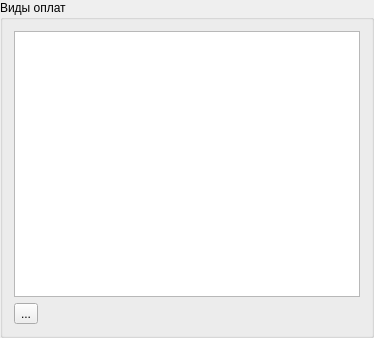
<?xml version="1.0" encoding="UTF-8"?>
<ui version="4.0">
 <class>PaytypeForm</class>
 <widget class="QGroupBox" name="PaytypeForm">
  <property name="geometry">
   <rect>
    <x>0</x>
    <y>0</y>
    <width>374</width>
    <height>338</height>
   </rect>
  </property>
  <property name="windowTitle">
   <string>GroupBox</string>
  </property>
  <property name="title">
   <string>Виды оплат</string>
  </property>
  <layout class="QGridLayout" name="gridLayout">
   <item row="0" column="0">
    <widget class="QTableView" name="tableView">
     <property name="editTriggers">
      <set>QAbstractItemView::NoEditTriggers</set>
     </property>
     <property name="selectionBehavior">
      <enum>QAbstractItemView::SelectRows</enum>
     </property>
    </widget>
   </item>
   <item row="1" column="0">
    <widget class="QToolButton" name="toolButtonAddPaytype">
     <property name="toolTip">
      <string>Добавить сервер</string>
     </property>
     <property name="text">
      <string>...</string>
     </property>
     <property name="icon">
      <iconset resource="../resource.qrc">
       <normaloff>:/Images/addIcon.png</normaloff>:/Images/addIcon.png</iconset>
     </property>
     <property name="iconSize">
      <size>
       <width>32</width>
       <height>32</height>
      </size>
     </property>
     <property name="shortcut">
      <string>Ins</string>
     </property>
     <property name="autoRaise">
      <bool>false</bool>
     </property>
     <property name="arrowType">
      <enum>Qt::NoArrow</enum>
     </property>
    </widget>
   </item>
  </layout>
 </widget>
 <resources>
  <include location="../resource.qrc"/>
 </resources>
 <connections/>
</ui>
